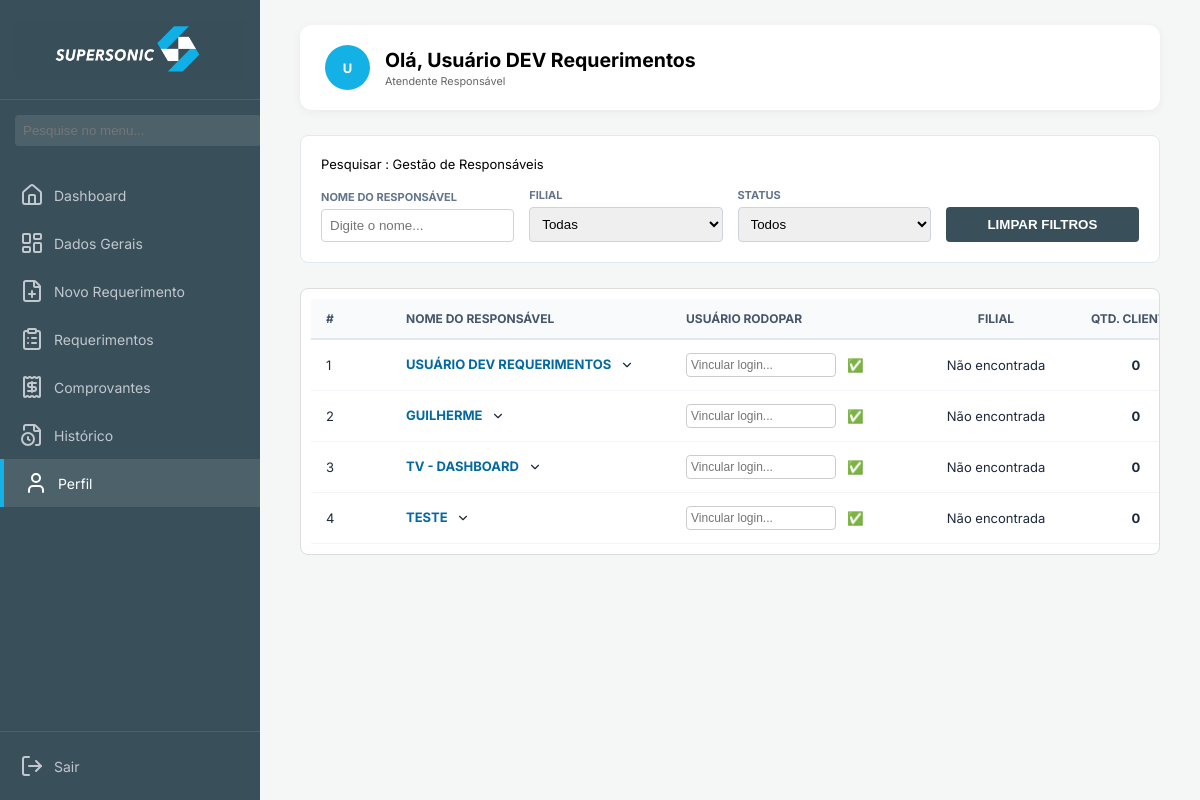
The app's page /perfil (signed in) with its own data.
### app.py (models this page shows)
class Usuario(db.Model, UserMixin):
    __tablename__ = "usuarios"
    id = db.Column(db.Integer, primary_key=True)
    nome = db.Column(db.String(100))
    email = db.Column(db.String(100), unique=True)
    senha_hash = db.Column(db.String(255))
    telefone = db.Column(db.String(20))
    ATIVO = db.Column(db.String(1), default='S') # Coluna Ativo
    ADM = db.Column(db.String(1), default='N')
    reset_token = db.Column(db.String(100), nullable=True)
    token_expiracao = db.Column(db.DateTime, nullable=True)
    usu_rod = db.relationship('Usurod', backref='usuario_pai', uselist=True)

class Usurod(db.Model):
    __tablename__ = 'usurod'
    id = db.Column(db.Integer, db.ForeignKey('usuarios.id'), primary_key=True, autoincrement=False)
    resp = db.Column(db.String(100), primary_key=True)

### app.py (the view, shortened to what this page needs)
@app.route("/perfil")
@login_required
def perfil():
    if current_user.ADM == 'S':
        json_path = os.path.join(STORAGE_DIR, 'dados_completos.json')
        try:
            with open(json_path, 'r', encoding='utf-8') as f:
                data = json.load(f)
        except Exception as e:
            print(f"Erro ao ler JSON: {e}")
            data = []
        mapa_metricas = {}
        todos_usuarios = Usuario.query.options(joinedload(Usuario.usu_rod)).all()
        lista_final = []
        for user in todos_usuarios:
            logins_atribuidos = []
            total_clientes = 0
            filial_detectada = "Não encontrada"
            for vinculo in user.usu_rod:
                login_nome = vinculo.resp
                chave_busca = str(login_nome).strip().upper()
                metrica = mapa_metricas.get(chave_busca, {'filial': 'Não encontrada', 'qtd': 0})
                total_clientes += metrica['qtd']
                if metrica['filial'] != 'Não encontrada' and filial_detectada == "Não encontrada":
                    filial_detectada = metrica['filial']
                logins_atribuidos.append({'login': login_nome})
            lista_final.append({
                'id': user.id,
                'nome': user.nome,
                'status': user.ATIVO,
                'filial': filial_detectada,
                'qtd_clientes': total_clientes,
                'vinculos': logins_atribuidos
            })
            filiais_para_filtro = sorted(list(set(u['filial'] for u in lista_final if u['filial'] != "Não encontrada")))
        return render_template("perfil_adm.html", usuarios=lista_final, filiais=filiais_para_filtro)
    else:
        return render_template("perfil_atendente.html")

### app.py (called while the page is built)
@login_manager.user_loader
def load_user(user_id):
    return Usuario.query.get(int(user_id))

@app.context_processor
def inject_user():
    if current_user.is_authenticated:
        nome = current_user.nome or ""
        partes = nome.split()
        iniciais = (partes[0][0] + partes[-1][0]).upper() if len(partes) > 1 else (partes[0][0].upper() if partes else "")
        return dict(user_nome=nome, user_iniciais=iniciais)
    return dict(user_nome=None, user_iniciais=None)

### core/req_routes.py (called while the page is built)
@req_bp.app_context_processor
def _injetar_dominio():
    if not current_user.is_authenticated:
        return {}
    return {"req_status_catalogo": STATUS, "req_prioridades": PRIORIDADES}

### templates/perfil_adm.html (shortened to what this page needs)
<!DOCTYPE html>
<html lang="pt-br">
<head>
    <link rel="stylesheet" href="{{ url_for('static', filename='css/geral.css') }}">
    <link rel="stylesheet" href="{{ url_for('static', filename='css/perfil_adm.css') }}">
</head>
<body>
    <aside class="sidebar">
        <div class="sidebar-logo-container">
            <img src="{{ url_for('static', filename='img/logo.png') }}" alt="Logo" class="sidebar-img">
        </div>
        <div class="search-container">
            <input type="text" id="inputBuscaMenu" placeholder="Pesquise no menu...">
        </div>
            <nav class="nav-menu">
                <a href="{{ url_for('painel') }}" class="nav-item"><i data-lucide="home" size="18"></i> Dashboard</a>
            <a href="{{ url_for('dados_gerais') }}" class="nav-item"><i data-lucide="layout-dashboard" size="18"></i> Dados Gerais</a>
            <a href="{{ url_for('requerimento') }}" class="nav-item"><i data-lucide="file-plus" size="18"></i> Novo Requerimento</a>
            <a href="{{ url_for('req.lista') }}" class="nav-item"><i data-lucide="clipboard-list" size="18"></i> Requerimentos</a>
            <a href="{{ url_for('comprovante') }}" class="nav-item"><i data-lucide="receipt" size="18"></i> Comprovantes</a>
            <a href="{{ url_for('req.historico') }}" class="nav-item"><i data-lucide="file-clock" size="18"></i> Histórico</a>
            <a href="{{ url_for('perfil') }}" class="nav-item active"><i data-lucide="user" size="18"></i> Perfil</a>
            </nav>
        <div class="sidebar-footer">
            <a href="{{ url_for('sair') }}" class="nav-item"><i data-lucide="log-out" size="18"></i>Sair</a>
        </div>
    </aside>
<div class="container">
    <div class="profile-hero">
        <div class="user-info">
            <div class="avatar">{{ current_user.nome[0] if current_user.nome else 'U' }}</div>
            <div>
                <h2 style="margin:0;">Olá, {{ current_user.nome }}</h2>
                <small style="color: #666;">{{ "Administrador do Sistema" if current_user.is_admin else "Atendente Responsável" }}</small>
            </div>
        </div>
    </div>
    <div class="search-section">
        <div class="search-title">Pesquisar : Gestão de Responsáveis</div>
        <br>
        <div class="filter-grid">
            <div class="input-box">
                <label>NOME DO RESPONSÁVEL</label>
                <input type="text" id="filtroNome" onkeyup="filtrarTabela()" placeholder="Digite o nome...">
            </div>
            <div class="input-box">
                <label>FILIAL</label>
                <select id="filtroFilial" onchange="filtrarTabela()">
                    <option value="">Todas</option>
                </select>
            </div>
            <div class="input-box">
                <label>STATUS</label>
                <select id="filtroStatus" onchange="filtrarTabela()">
                    <option value="">Todos</option>
                </select>
            </div>
            <div class="input-box">
                <button onclick="limparFiltros()" style="padding: 10px; background: #394F5A; color: white; border: none; border-radius: 4px; cursor: pointer; font-weight: bold; width: 100%;">
                    LIMPAR FILTROS
                </button>
            </div>
        </div>
    </div>
    <div class="results-section" style="max-height: 540px; overflow-y: auto; border: 1px solid #ddd; border-radius: 8px; padding: 10px;">
        <table id="tabelaResponsavel" style="width: 100%; border-collapse: collapse;">
            <thead>
                <tr style="background-color: #f8f9fa;">
                    <th>#</th>
                    <th>NOME DO RESPONSÁVEL</th>
                    <th>USUÁRIO RODOPAR</th>
                    <th>FILIAL</th>
                    <th>QTD. CLIENTES</th>
                </tr>
            </thead>
            <tbody>
                {% for u in usuarios %}
                <tr class="linha-atendente" style="border-bottom: 1px solid #eee;">
                    <td>{{ loop.index }}</td>
                    <td onclick="toggleVinculos('{{ u.id }}')" style="cursor: pointer;">
                        <strong style="color: #0369a1;">{{ u.nome }}</strong>
                        <i data-lucide="chevron-down" id="seta-{{ u.id }}" style="width: 14px; margin-left: 5px;"></i>
                    </td>
                    <td>
                        <form action="{{ url_for('alterar_vinculo', user_id=u.id) }}" method="POST" style="display:flex; gap:5px; margin:0;">
                            <input type="text" name="novo_resp" placeholder="Vincular login..." required
                                   style="padding: 4px; border: 1px solid #ccc; border-radius: 4px; font-size: 12px; width: 140px;">
                            <button type="submit" style="background: none; border: none; cursor: pointer;">✅</button>
                        </form>
                    </td>
                    <td>{{ u.filial }}</td>
                    <td><strong>{{ u.qtd_clientes }}</strong></td>
                </tr>
                {% endfor %}
            </tbody>
        </table>
    </div>
</body>
</html>

### static/css/geral.css (style rules this page uses)
:root { --azul-noite: #394F5A; --azul-dia: #14B1E7; --cinza: #4D4D4F; --bg-body: #f4f6f9; --sidebar-width: 250px; --shadow: 0 1px 4px rgba(0,0,0,0.1); }
body { margin: 0; font-family: "Avenir Next", "Avenir", Helvetica, Arial, sans-serif; background-color: var(--bg-body); display: flex; min-height: 100vh; }
.sidebar { width: var(--sidebar-width); height: 100vh; background-color: var(--azul-noite); color: white; position: fixed; left: 0; top: 0; display: flex; flex-direction: column; z-index: 1000; }
.search-container { padding: 15px; }
.search-container input { width: 100%; padding: 8px; border-radius: 4px; border: none; background: rgba(255,255,255,0.1); color: white; outline: none; }
.nav-menu { flex: 1; padding: 10px 0; }
.nav-item { padding: 12px 20px; display: flex; align-items: center; gap: 10px; cursor: pointer; color: #c2c7d0; width: 100%; font-size: 14px; transition: all 0.3s ease; text-decoration: none; box-sizing: border-box; }
.nav-item.active { background-color: rgba(255,255,255,0.1); color: white; border-left: 4px solid var(--azul-dia); }
.sidebar-footer { border-top: 1px solid rgba(255,255,255,0.1); padding: 10px 0; }
.sidebar, .main-content { transition: all 0.3s ease-in-out; }
.sidebar-logo-container { width: 100%; height: 100px; display: flex; justify-content: center; align-items: center; padding: 15px; box-sizing: border-box; border-bottom: 1px solid rgba(255, 255, 255, 0.1); }
.sidebar-img { max-width: 100%; max-height: 90px; width: auto; height: auto; object-fit: contain; }
.search-container { padding: 15px; margin-top: 0; }
@media (max-width: 1366px) { :root { --sidebar-width: 190px; } }
@media (max-width: 1366px) { body { font-size: 13px; } }

### static/css/perfil_adm.css (style rules this page uses)
:root { --azul-primario: #14B1E7; --azul-escuro: #394F5A; --borda: #e2e8f0; --bg-fundo: #f4f7f6; --sidebar-width: 260px; }
body { font-family: 'Inter', 'Segoe UI', sans-serif; display: flex; background-color: var(--bg-fundo); margin: 0; padding: 0; min-height: 100vh; }
.sidebar { width: var(--sidebar-width); min-width: var(--sidebar-width); height: 100vh; background: var(--azul-escuro); color: white; position: sticky; top: 0; display: flex; flex-direction: column; z-index: 1000; }
.container { flex: 1; padding: 25px 40px; max-width: calc(100vw - var(--sidebar-width)); box-sizing: border-box; }
.profile-hero { background: white; padding: 20px 25px; border-radius: 12px; display: flex; align-items: center; justify-content: space-between; margin-bottom: 25px; box-shadow: 0 2px 10px rgba(0, 0, 0, 0.05); }
.user-info { display: flex; align-items: center; gap: 15px; }
.avatar { width: 45px; height: 45px; background: var(--azul-primario); color: white; border-radius: 50%; display: flex; align-items: center; justify-content: center; font-weight: bold; }
.search-section { background: white; padding: 20px; border-radius: 8px; border: 1px solid var(--borda); margin-bottom: 25px; }
.filter-grid { display: grid; grid-template-columns: repeat(auto-fit, minmax(150px, 1fr)); gap: 15px; align-items: flex-end; }
.input-box { display: flex; flex-direction: column; gap: 5px; }
.input-box label { font-size: 11px; color: #64748b; font-weight: bold; text-transform: uppercase; }
.input-box input, .input-box select { padding: 8px; border: 1px solid #cbd5e1; border-radius: 4px; outline: none; }
.results-section { background: white; border-radius: 8px; border: 1px solid var(--borda); overflow: hidden; }
table { width: 100%; border-collapse: collapse; table-layout: fixed; }
th { background: #f8fafc; padding: 12px 15px; color: #475569; font-size: 12px; text-transform: uppercase; border-bottom: 2px solid var(--borda); text-align: left; }
td { padding: 12px 15px; border-bottom: 1px solid #f1f5f9; font-size: 13px; color: #1e293b; vertical-align: middle; }
table th:nth-child(1) { width: 50px; }
table th:nth-child(2) { width: 250px; }
table th:nth-child(3) { width: 220px; }
table th:nth-child(4) { width: 120px; }
table th:nth-child(5) { width: 100px; }
table td:nth-child(2) strong { text-transform: uppercase; white-space: nowrap; }
table th:nth-child(n+4), table td:nth-child(n+4) { text-align: center; }
.linha-atendente input[type="text"] { width: 140px; padding: 5px; font-size: 12px; border: 1px solid #cbd5e1; border-radius: 4px; }
.linha-atendente button { cursor: pointer; transition: transform 0.2s; }
[id^="seta-"] { transition: transform 0.3s ease; vertical-align: middle; }

### records on screen
Usuario: nome "U", nome "Usuário DEV Requerimentos", nome "USUÁRIO DEV REQUERIMENTOS", filial "Não encontrada", qtd_clientes "0"
Usurod: nome "GUILHERME", filial "Não encontrada", qtd_clientes "0"
Usurod: nome "TV - DASHBOARD", filial "Não encontrada", qtd_clientes "0"
Usurod: nome "TESTE", filial "Não encontrada", qtd_clientes "0"
